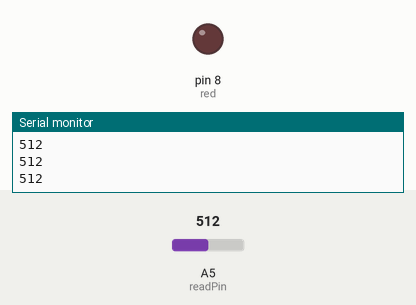
Recording of a sketch running on a simulated Arduino Uno, built with avr-gcc and run on an emulated ATmega328P. On the bench: output pins drawn as LEDs (lit = HIGH), the last lines printed to the serial monitor. The test bench sets the inputs (shaded band); at power-on: A5 (readPin) = 512.

Above: at 1.2 s.
1.3 s: A5 (readPin) set to 314
2.8 s: A5 (readPin) set to 283
At 3.6 s:
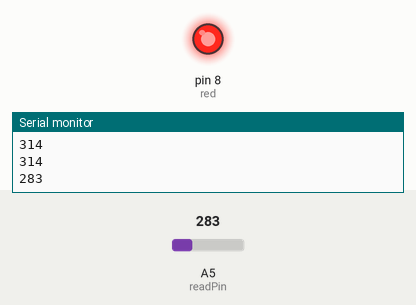
4.3 s: A5 (readPin) set to 306
At 5.5 s:
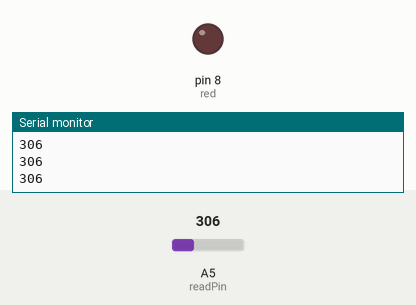
5.8 s: A5 (readPin) set to 290
At 7.1 s:
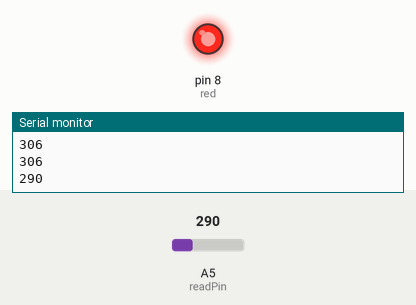
Timing chart, 0 to 8.3 s (numbered marks = the images above; inputs shaded):
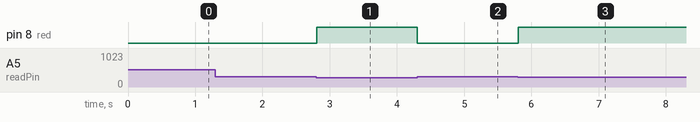

The sketch:

NightLigh.ino
```cpp
int readPin = A5;
int readVal;
int red = 8;

void setup() {
  // put your setup code here, to run once:
  pinMode(readPin, INPUT);
  pinMode(red, OUTPUT);
  Serial.begin(9600);

}

void loop() {
  // put your main code here, to run repeatedly:
  readVal = analogRead(readPin);
  Serial.println(readVal);


  while(readVal < 300){
    digitalWrite(red, HIGH);
    readVal = analogRead(readPin);
  }

  digitalWrite(red, LOW);
}
```

Measured:
- the behaviour switches between 300 and 299 on A5 (readPin) (found by bisection; images 0 and 1)
- after the input at 2.8 s, pin 8 (red): LOW → HIGH at once
- after the input at 4.3 s, pin 8 (red): HIGH → LOW at once
- after the input at 5.8 s, pin 8 (red): LOW → HIGH at once
